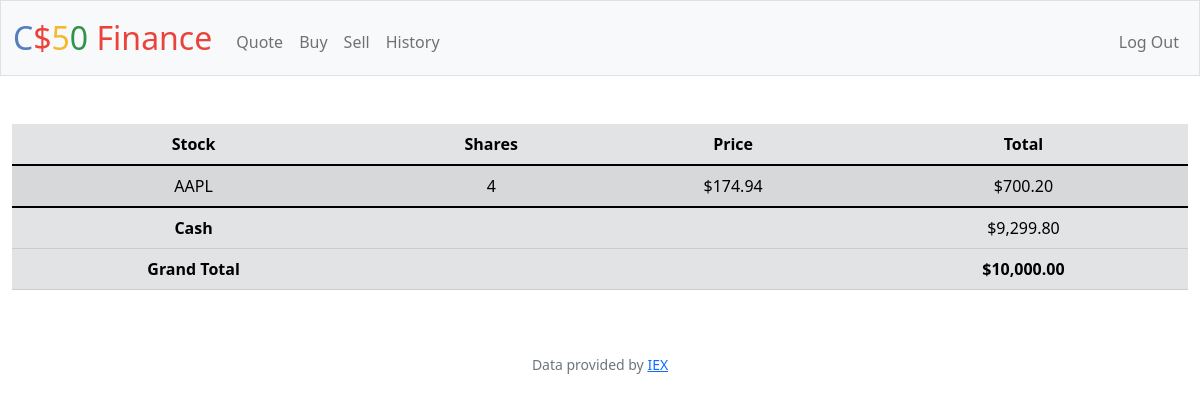
/ (signed in), run on the app's committed database.
### tables this page shows
CREATE TABLE transactions(
    id INTEGER PRIMARY KEY AUTOINCREMENT NOT NULL,
    user_id INTEGER NOT NULL,
    stock TEXT NOT NULL,
    symbol TEXT NOT NULL,
    price NUMERIC NOT NULL,
    shares INTEGER NOT NULL,
    type TEXT NOT NULL,
    datetime TIMESTAMP DEFAULT CURRENT_TIMESTAMP,
    FOREIGN KEY(user_id) REFERENCES users(id)
);

CREATE TABLE users (id INTEGER PRIMARY KEY AUTOINCREMENT NOT NULL, username TEXT NOT NULL, hash TEXT NOT NULL, cash NUMERIC NOT NULL DEFAULT 10000.00);

### app.py (the view)
@app.route("/")
@login_required
def index():
    user_id = session["user_id"]
    stocks = db.execute(
        "SELECT stock, price, SUM(shares) AS shares_total, SUM(price * shares) AS total_value FROM transactions WHERE user_id = ? GROUP BY stock;",
        user_id,
    )
    cash = db.execute("SELECT cash FROM users WHERE id = ?;", user_id)[0]["cash"]
    grand_total = cash
    for stock in stocks:
        grand_total += stock["total_value"]
    return render_template(
        "index.html", stocks=stocks, cash=cash, grand_total=grand_total, usd=usd
    )

### app.py (called while the page is built)
@app.after_request
def after_request(response):
    response.headers["Cache-Control"] = "no-cache, no-store, must-revalidate"
    response.headers["Expires"] = 0
    response.headers["Pragma"] = "no-cache"
    return response

### helpers.py (called while the page is built)
def login_required(f):
    @wraps(f)
    def decorated_function(*args, **kwargs):
        if session.get("user_id") is None:
            return redirect("/login")
        return f(*args, **kwargs)
    return decorated_function

def usd(value):
    return f"${value:,.2f}"

### templates/index.html (shortened to what this page needs)
{% extends "layout.html" %}
{% block main %}
    <table class="table table-striped table-secondary">
        <thead>
            <tr>
                <th scope="col">Stock</th>
                <th scope="col">Shares</th>
                <th scope="col">Price</th>
                <th scope="col">Total</th>
            </tr>
        </thead>
        <tbody>
            {% for stock in stocks %}
                <tr>
                    <td>{{ stock["stock"] }}</td>
                    <td>{{ stock["shares_total"] }}</td>
                    <td>{{ usd(stock["price"]) }}</td>
                    <td>{{ usd(stock["total_value"]) }}</td>
                </tr>
            {% endfor %}
        </tbody>
        <tfoot>
            <tr>
                <th scope="row">Cash</th>
                <td colspan="2"></td>
                <td>{{ usd(cash) }}</td>
            </tr>
            <tr>
                <th scope="row">Grand Total</th>
                <td colspan="2"></td>
                <td><strong>{{ usd(grand_total) }}</strong></td>
            </tr>
        </tfoot>
    </table>
{% endblock %}

### data on the page
transactions: stock "AAPL", shares_total "4", price "$174.94", total_value "$700.20"
users: cash "$9,299.80"

### other printed values
{{ usd(grand_total) }} "$10,000.00"
